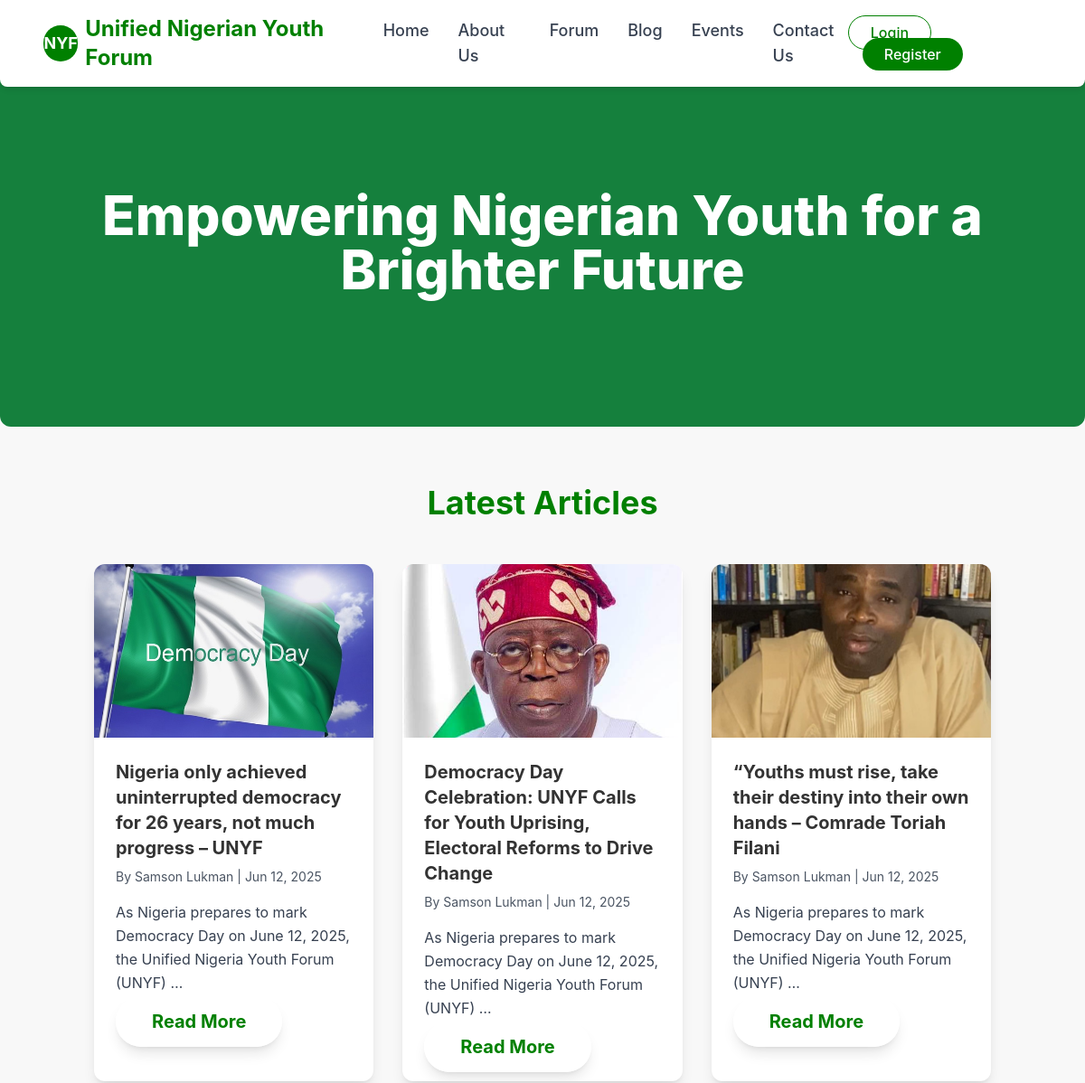
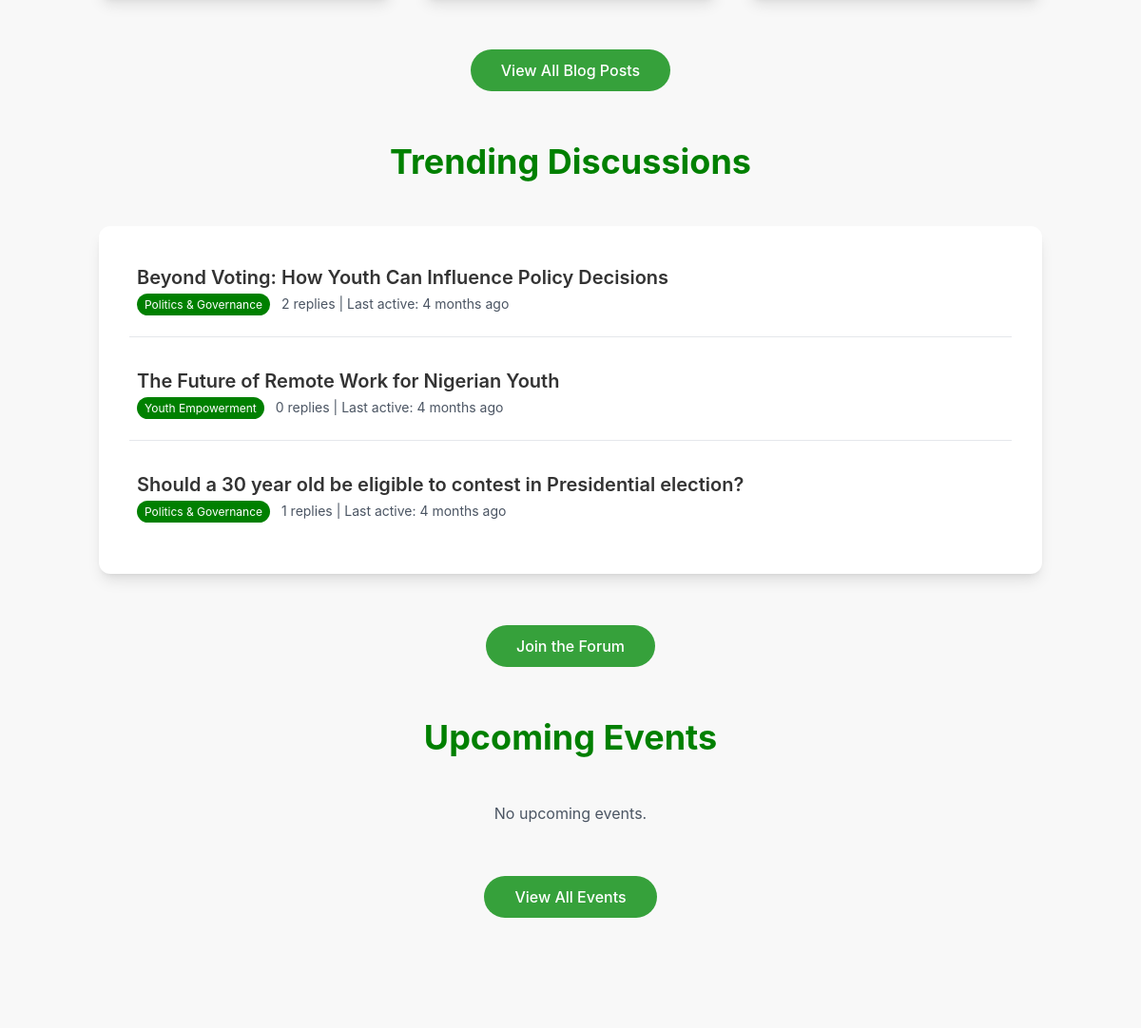
The app's page / (upper part), older data (2 pictures, top to bottom).
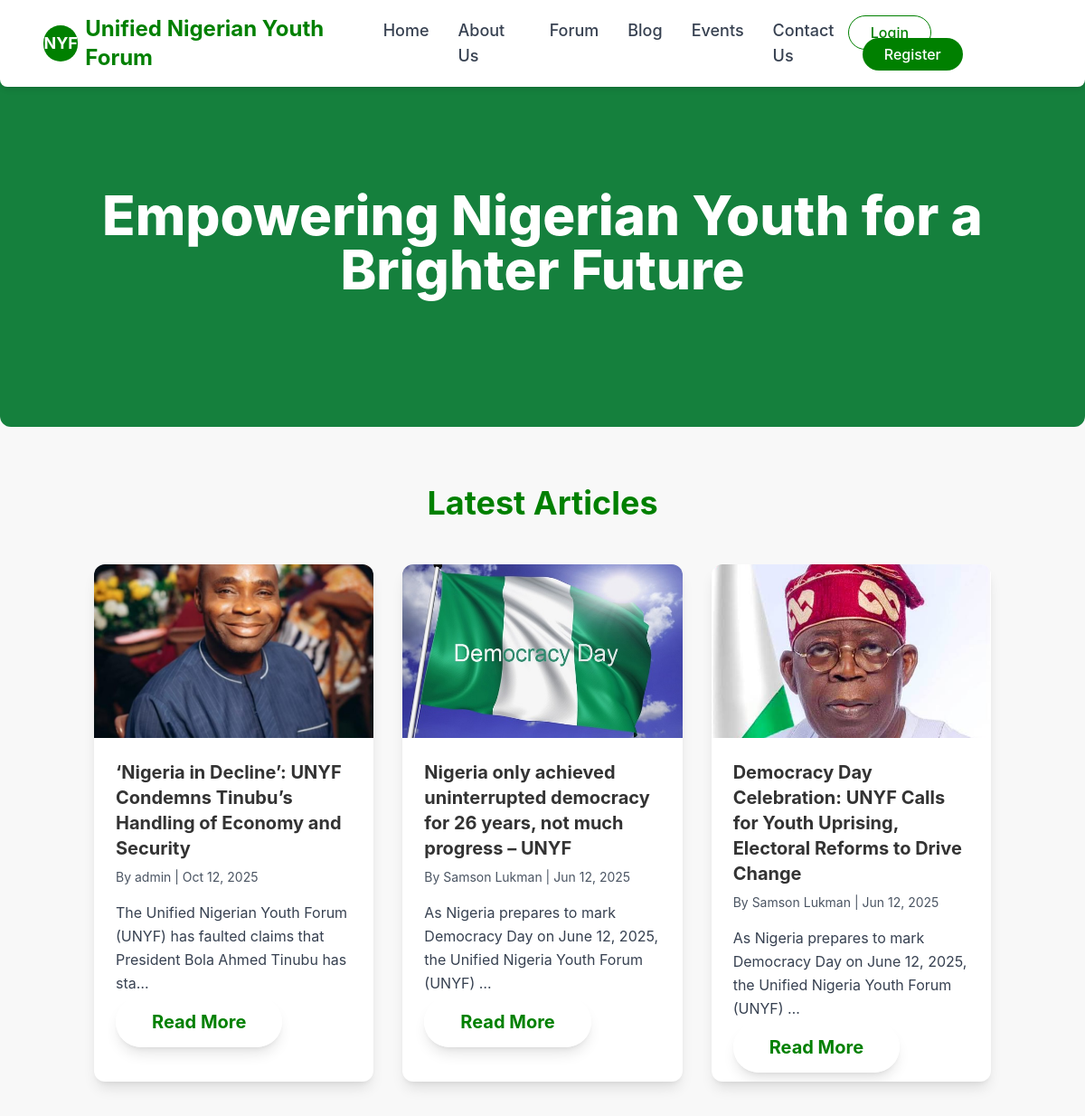
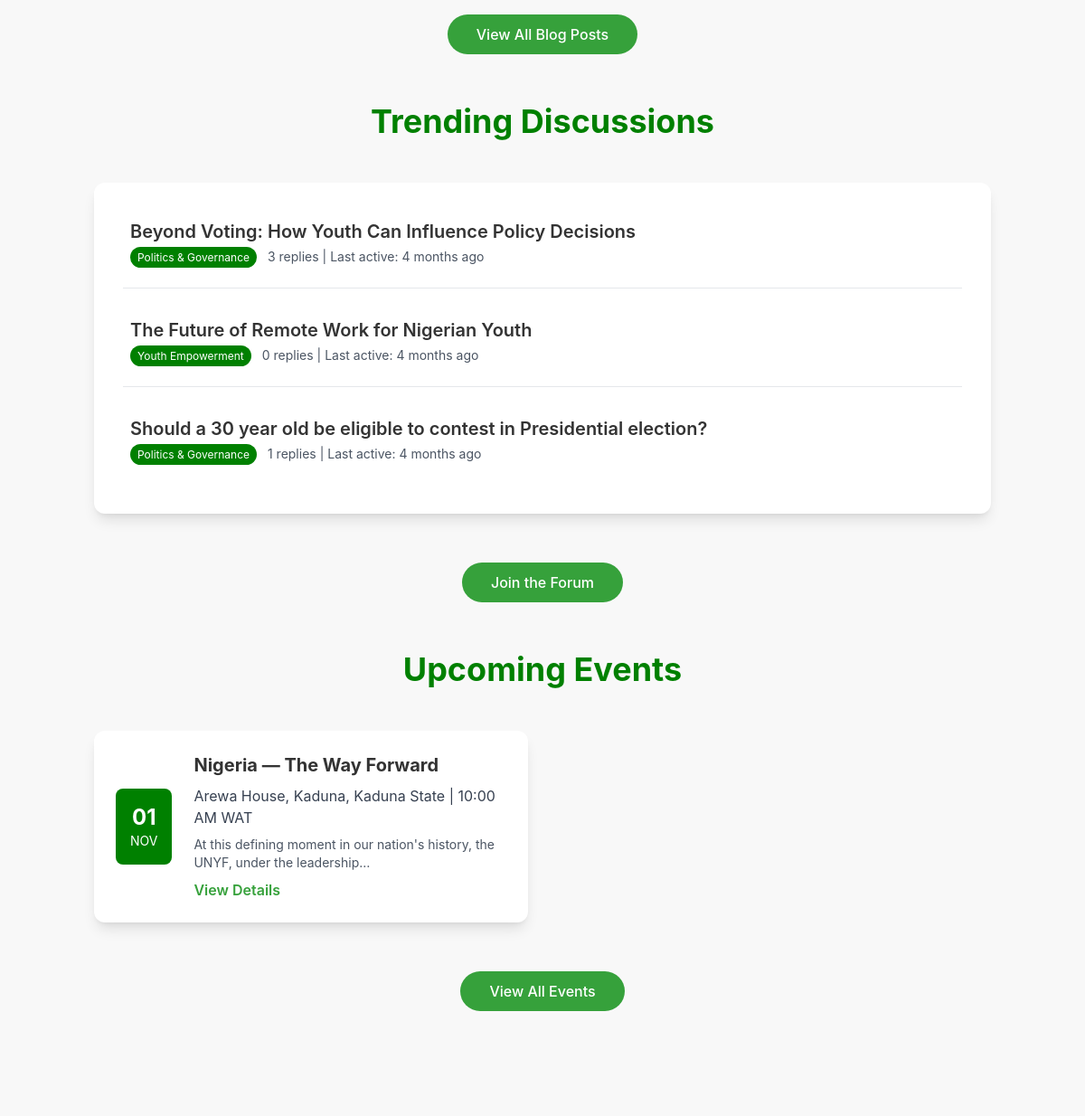
The same page, newer data (2 pictures, top to bottom).
### app/models.py (models this page shows, shortened)
class Article(models.Model):
    title = models.CharField(max_length=255)
    slug = models.SlugField(max_length=255, unique=True, blank=True, null=True) # TEMPORARILY ADD null=True
    content = models.TextField()
    author = models.ForeignKey(User, on_delete=models.SET_NULL, null=True, related_name='articles')
    featured_image = models.ImageField(upload_to='articles/', blank=True, null=True)
    image = models.ImageField(upload_to='articles/', blank=True, null=True) # This seems duplicate with featured_image, consider removing one.
    category = models.CharField(
        max_length=50,
        choices=[
            ('elections', 'Elections'),
            ('leadership', 'Leadership'),
            ('economy', 'Economy'),
            ('youth_empowerment', 'Youth Empowerment'),
            ('general', 'General'),
        ],
        default='general'
    )
    tags = models.CharField(max_length=255, blank=True, help_text="Comma-separated tags (e.g., policy, governance)")
    is_published = models.BooleanField(default=False)
    published_at = models.DateTimeField(null=True, blank=True)
    created_at = models.DateTimeField(auto_now_add=True)
    updated_at = models.DateTimeField(auto_now=True)
    class Meta:
        ordering = ['-published_at', '-created_at']

class User(AbstractUser):
    phone_number = models.CharField(max_length=15, blank=True, null=True)
    bio = models.TextField(blank=True, null=True)
    profile_pics = models.ImageField(upload_to='profile_pics/', blank=True, null=True,
                                     help_text="User's profile picture.")

class ForumThread(models.Model):
    title = models.CharField(max_length=255)
    content = models.TextField(blank=True, null=True) # Initial post content
    author = models.ForeignKey(User, on_delete=models.CASCADE, related_name='forum_threads')
    image = models.ImageField(upload_to='forum/', blank=True, null=True)
    category = models.CharField(
        max_length=50,
        choices=[
            ('politics', 'Politics & Governance'),
            ('youth_empowerment', 'Youth Empowerment'),
            ('events_announcements', 'Events & Announcements'),
            ('general', 'General Discussion'),
        ],
        default='general'
    )
    created_at = models.DateTimeField(auto_now_add=True)
    updated_at = models.DateTimeField(auto_now=True)
    class Meta:
        ordering = ['-updated_at'] # Most recently active threads first

class Event(models.Model):
    title = models.CharField(max_length=255)
    slug = models.SlugField(max_length=255, blank=True)
    description = models.TextField()
    date_time = models.DateTimeField()
    location = models.CharField(max_length=255)
    category = models.CharField(
        max_length=50,
        choices=[
            ('webinar', 'Webinar'),
            ('town_hall', 'Town Hall'),
            ('workshop', 'Workshop'),
            ('conference', 'Conference'),
            ('other', 'Other'),
        ],
        default='other'
    )
    image = models.ImageField(upload_to='events/', blank=True, null=True)
    organizer = models.CharField(max_length=100, blank=True, null=True)
    registration_link = models.URLField(max_length=500, blank=True, null=True)
    pdf_file = models.FileField(upload_to='event_pdfs/', blank=True, null=True)
    created_at = models.DateTimeField(auto_now_add=True)
    updated_at = models.DateTimeField(auto_now=True)
    class Meta:
        ordering = ['date_time']

### app/views.py (the view)
# urls.py: path('', views.home_view, name='home'),
def home_view(request):
    latest_articles = Article.objects.filter(is_published=True).order_by('-published_at')[:3]
    latest_articles = Article.objects.filter(is_published=True).order_by('-published_at')[:3]
    latest_forum_threads = ForumThread.objects.annotate(
        num_replies=Count('replies')
    ).order_by('-updated_at')[:3]
    upcoming_events = Event.objects.filter(date_time__gte=timezone.now()).order_by('date_time')[:2]
    context = {
        'latest_articles': latest_articles,
        'latest_forum_threads': latest_forum_threads,
        'upcoming_events': upcoming_events,
        'candidate_name': "[Aspiring Presidential Candidate Name]", # Placeholder
        'candidate_bio_short': "Dedicated to progress, unity, and a prosperous Nigeria for all young people.", # Placeholder
    }
    return render(request, 'app/home.html', context)

### app/templates/app/home.html (shortened to what the changed rows need)
{% extends 'app/layout.html' %}
{% block content %}
    <div class="relative bg-green-700 text-white py-24 text-center md:py-32 rounded-b-xl overflow-hidden">
        <h1 class="text-4xl md:text-6xl font-extrabold mb-4 leading-tight">Empowering Nigerian Youth for a Brighter Future</h1>
    </div>
    <div class="container mx-auto px-4 py-16">
        <h2 class="text-4xl font-bold text-primary-green text-center mb-12">Latest Articles</h2>
        <div class="grid grid-cols-1 md:grid-cols-2 lg:grid-cols-3 gap-8 mb-16">
            {% for article in latest_articles %}
            <div class="bg-white rounded-xl shadow-lg overflow-hidden transform hover:scale-105 transition-transform duration-300">
                {% if article.featured_image %}
                 <a href="{% url 'article_detail' slug=article.slug %}">
                    <img src="{{ article.featured_image.url }}" alt="{{ article.title }} Thumbnail" class="w-full h-48 object-cover">
                 </a>
                    {% else %}
                     <a href="{% url 'article_detail' slug=article.slug %}">
                    <img src="https://placehold.co/600x400/36A13B/FFFFFF?text={{ article.title|truncatechars:15 }}" alt="Placeholder" class="w-full h-48 object-cover">
                     </a>
                    {% endif %}
                <div class="p-6">
                     <a href="{% url 'article_detail' slug=article.slug %}">
                    <h3 class="text-xl font-bold text-dark-text mb-2">{{ article.title }}</h3>
                    <p class="text-gray-600 text-sm mb-4">By {{ article.author.get_full_name|default:article.author.username }} | {{ article.published_at|date:"M d, Y" }}</p>
                    <p class="text-gray-700 leading-relaxed mb-4">{{ article.content|truncatechars:100 }}</p>
                    </a>
                   <a href="{% url 'article_detail' slug=article.slug %}" class="bg-white text-primary-green px-10 py-4 rounded-full text-xl font-bold hover:bg-gray-200 transition-colors shadow-lg">Read More</a>
                </div>
            </div>
            {% empty %}
            <p class="col-span-full text-center text-gray-600">No articles available yet.</p>
            {% endfor %}
        </div>
        <h2 class="text-4xl font-bold text-primary-green text-center mb-12">Trending Discussions</h2>
        <div class="bg-white rounded-xl shadow-lg p-8 mb-16">
            <ul class="space-y-6">
                {% for thread in latest_forum_threads %}
                <li class="border-b border-gray-200 pb-4 last:border-b-0">
                    <a href="{% url 'forum_detail' thread_id=thread.id %}" class="block hover:bg-gray-50 p-2 rounded-lg">
                        <h3 class="text-xl font-semibold text-dark-text">{{ thread.title }}</h3>
                        <p class="text-sm text-gray-600 mt-1">
                            <span class="bg-primary-green text-white text-xs px-2 py-1 rounded-full mr-2">{{ thread.get_category_display }}</span>
                            {{ thread.replies.count }} replies | Last active: {{ thread.updated_at|timesince }} ago
                        </p>
                    </a>
                </li>
                {% empty %}
                <p class="text-center text-gray-600">No forum discussions yet.</p>
                {% endfor %}
            </ul>
        </div>
        <h2 class="text-4xl font-bold text-primary-green text-center mb-12">Upcoming Events</h2>
        <div class="grid grid-cols-1 md:grid-cols-2 gap-8 mb-16">
            {% for event in upcoming_events %}
            <div class="bg-white rounded-xl shadow-lg p-6 flex items-center space-x-6 transform hover:scale-105 transition-transform duration-300">
                <div class="bg-primary-green text-white p-4 rounded-lg text-center flex-shrink-0">
                    <p class="text-2xl font-bold">{{ event.date_time|date:"d" }}</p>
                    <p class="text-sm">{{ event.date_time|date:"M"|upper }}</p>
                </div>
                <div>
                    <h3 class="text-xl font-bold text-dark-text mb-2">{{ event.title }}</h3>
                    <p class="text-gray-700 mb-2">{{ event.location }} | {{ event.date_time|time:"h:i A" }} WAT</p>
                    <p class="text-gray-600 text-sm">{{ event.description|truncatechars:80 }}</p>
                    <a href="{% url 'events' %}" class="text-secondary-green font-semibold hover:underline mt-2 inline-block">View Details</a>
                </div>
            </div>
            {% empty %}
            <p class="col-span-full text-center text-gray-600">No upcoming events.</p>
            {% endfor %}
        </div>
    </div>
{% endblock %}

Row changes from the older to the newer data that the page shows:
no longer on this page (row unchanged): Article: featured_image (picture), title "“Youths must rise, take their destiny into their own hands – Comrade Toriah Filani", author.get_full_name "Samson Lukman", published_at "Jun 12, 2025", content "As Nigeria prepares to mark Democracy Day on June 12, 2025, the Unified Nigeria Youth Forum (UNYF) …"
added Article: featured_image (picture), title "‘Nigeria in Decline’: UNYF Condemns Tinubu’s Handling of Economy and Security", author.get_full_name "admin", published_at "Oct 12, 2025", content "The Unified Nigerian Youth Forum (UNYF) has faulted claims that President Bola Ahmed Tinubu has sta…"
computed for ForumThread "Beyond Voting: How Youth Can Influence Policy Decisions": replies.count "2" → "3"
added Event: date_time "01", date_time "NOV", title "Nigeria — The Way Forward", location "Arewa House, Kaduna, Kaduna State", date_time "10:00 AM", description "At this defining moment in our nation's history, the UNYF, under the leadership…"
Text that changed along with them:
text no longer shown: "No upcoming events."
